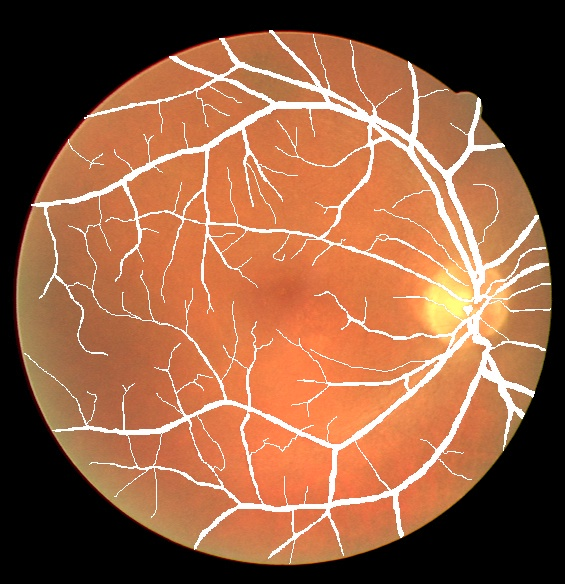
#> input picture MCA/Project/Input/33.jpg, 565 x 584 px
$ jupyter execute project.ipynb
#> lines starting #> are read from the running program, lines starting #| are printed output that depends on the picture
[cell 1]
import cv2
import numpy
import matplotlib.pyplot as plt

[cell 2]
##Reading images

img=cv2.imread("./Input/33.jpg")
#> img is the input picture: shape (584, 565, 3); mean B, G, R 64.3, 93.4, 145.2

[cell 3]
##Channel seperation

#split the image into its three channels
(R,G,B) = cv2.split(img)
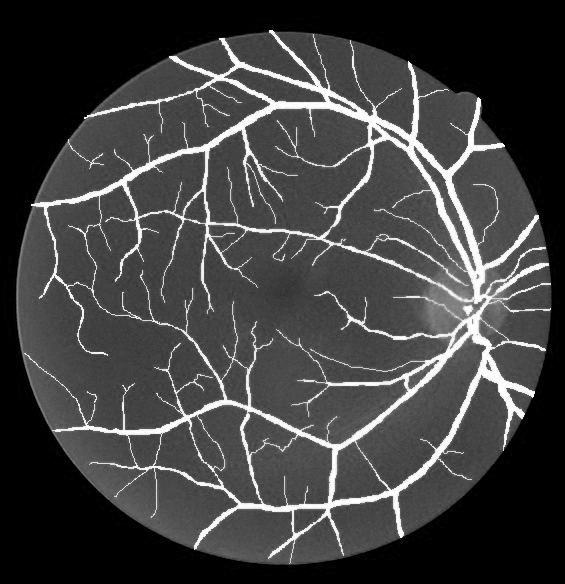
#> R: shape (584, 565); min 0, max 255, mean 64.3
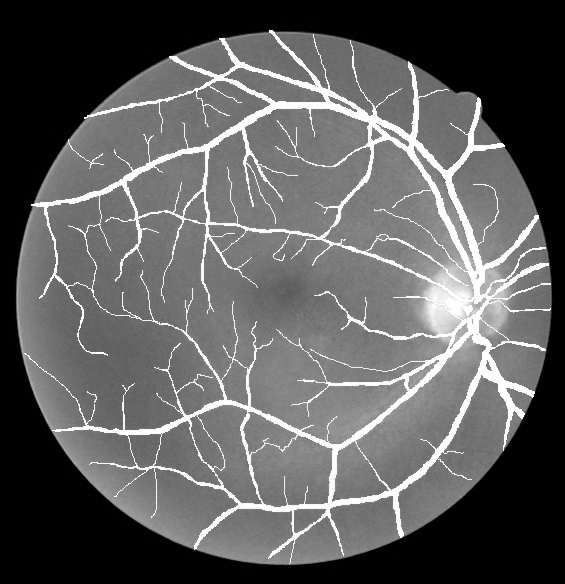
#> G: shape (584, 565); min 0, max 255, mean 93.4
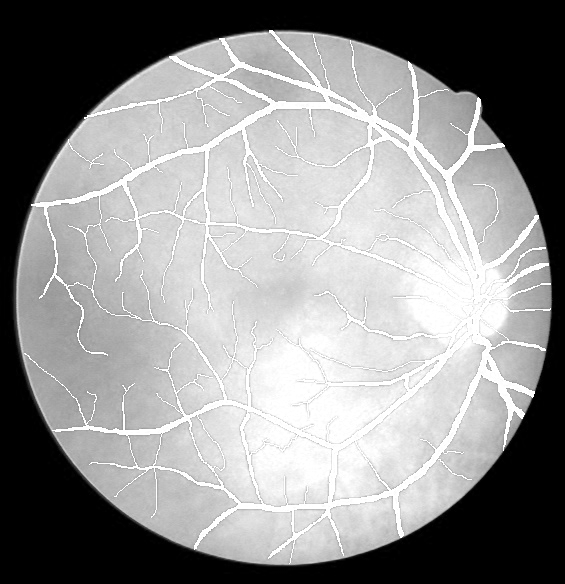
#> B: shape (584, 565); min 0, max 255, mean 145.2

#display the images
cv2.imshow("Blue",B)
cv2.imshow("Green", G)
cv2.imshow("Red", R)

[cell 4]
#matrix of channels
print(R,"\n")
#> (printed output is left out)
print(G,"\n")
#> (printed output is left out)
print(B,"\n")
#> (printed output is left out)

$ run again, with MCA/Project/Input/21.jpg copied over MCA/Project/Input/33.jpg
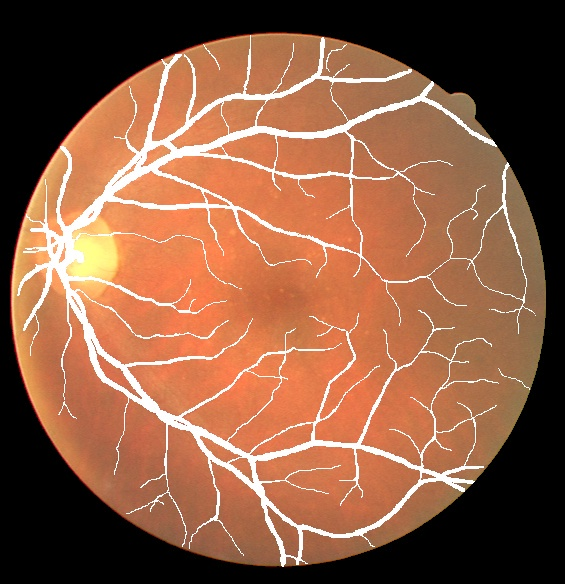
#> input picture MCA/Project/Input/21.jpg, 565 x 584 px
#> img is the input picture: shape (584, 565, 3); mean B, G, R 66, 91.5, 139.2
#> `(R,G,B) = cv2.split(img)`:
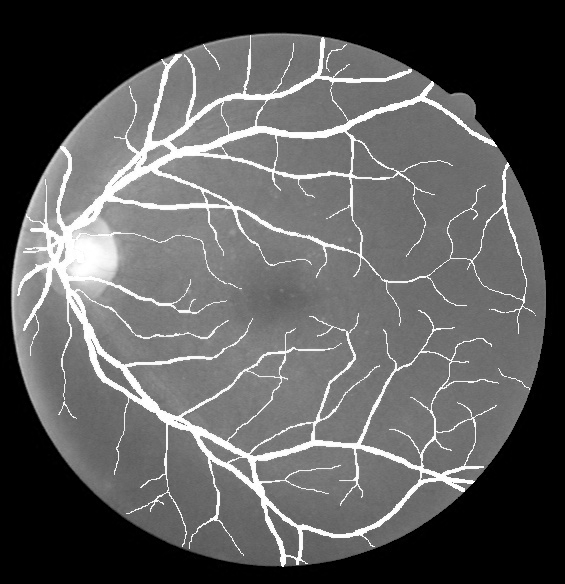
#> G: shape (584, 565); min 0, max 255, mean 91.5
#> `(R,G,B) = cv2.split(img)`:
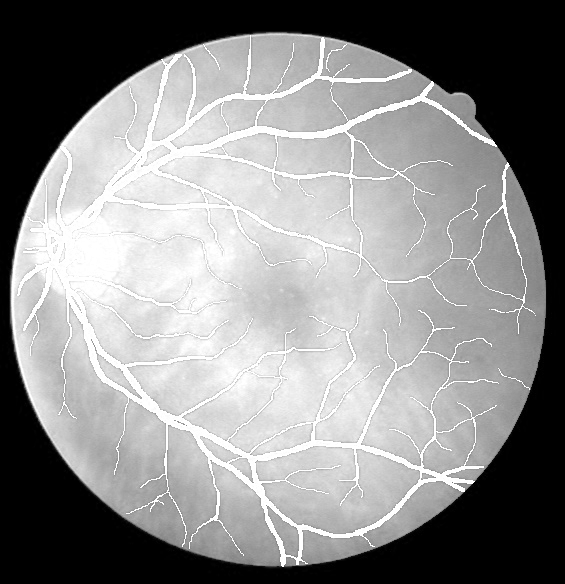
#> B: shape (584, 565); min 0, max 255, mean 139.2
#> (printed output is left out)
#> (printed output is left out)
#> (printed output is left out)

$ run again, with MCA/Project/Input/22.jpg copied over MCA/Project/Input/33.jpg
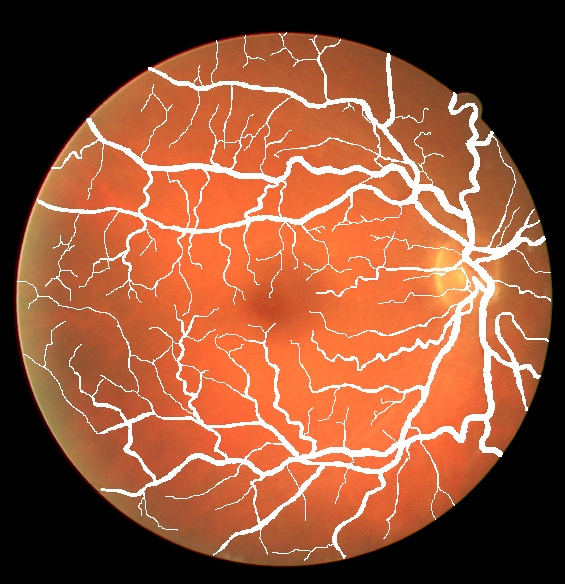
#> input picture MCA/Project/Input/22.jpg, 565 x 584 px
#> img is the input picture: shape (584, 565, 3); mean B, G, R 55.9, 83.3, 144.8
#> `(R,G,B) = cv2.split(img)`:
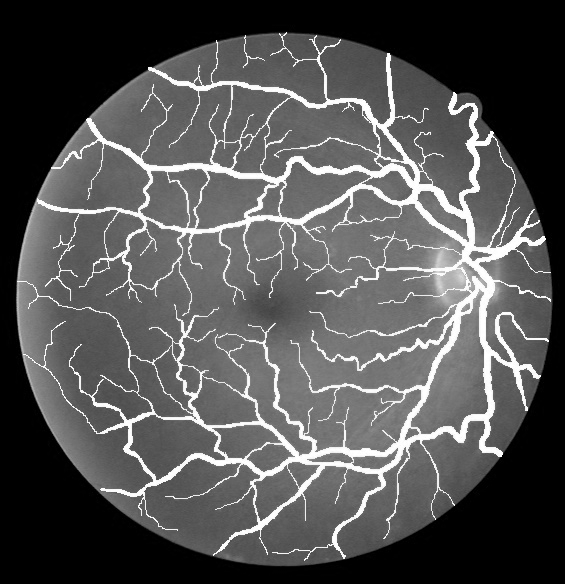
#> G: shape (584, 565); min 0, max 255, mean 83.3
#> `(R,G,B) = cv2.split(img)`:
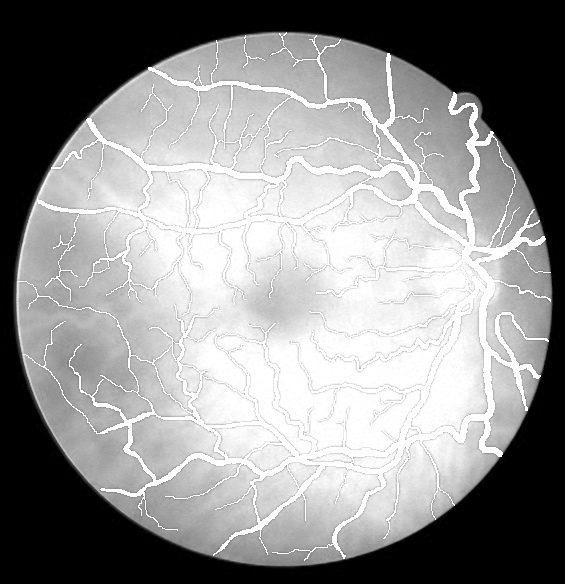
#> B: shape (584, 565); min 0, max 255, mean 144.8
#> (printed output is left out)
#> (printed output is left out)
#> (printed output is left out)

$ run again, with MCA/Project/Input/23.jpg copied over MCA/Project/Input/33.jpg
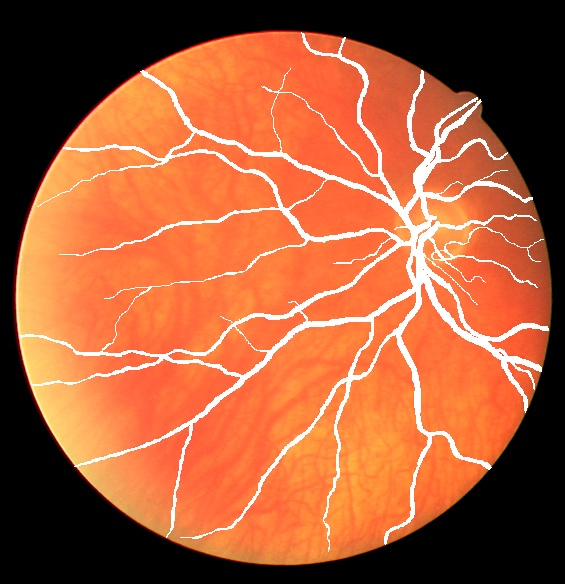
#> input picture MCA/Project/Input/23.jpg, 565 x 584 px
#> img is the input picture: shape (584, 565, 3); mean B, G, R 56, 91.9, 169.2
#> `(R,G,B) = cv2.split(img)`:
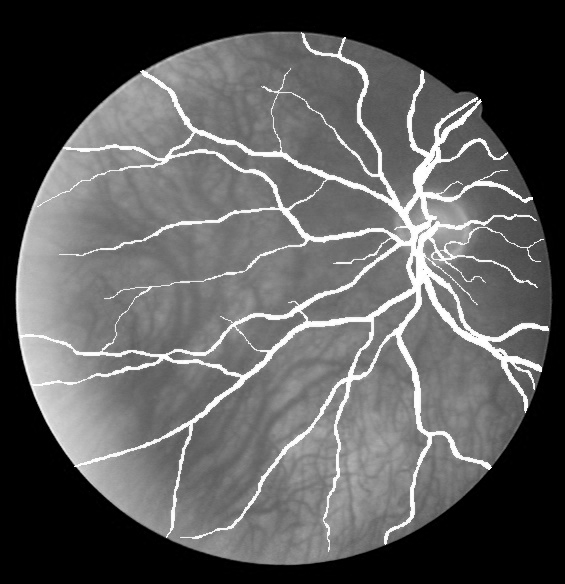
#> G: shape (584, 565); min 0, max 255, mean 91.9
#> `(R,G,B) = cv2.split(img)`:
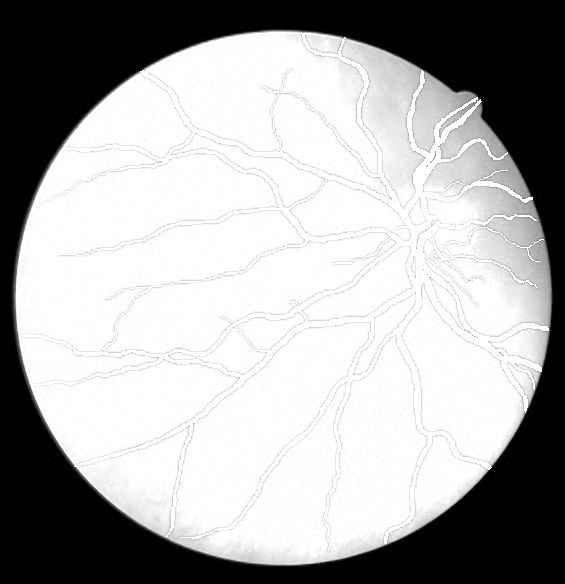
#> B: shape (584, 565); min 0, max 255, mean 169.2
#> (printed output is left out)
#> (printed output is left out)
#> (printed output is left out)
